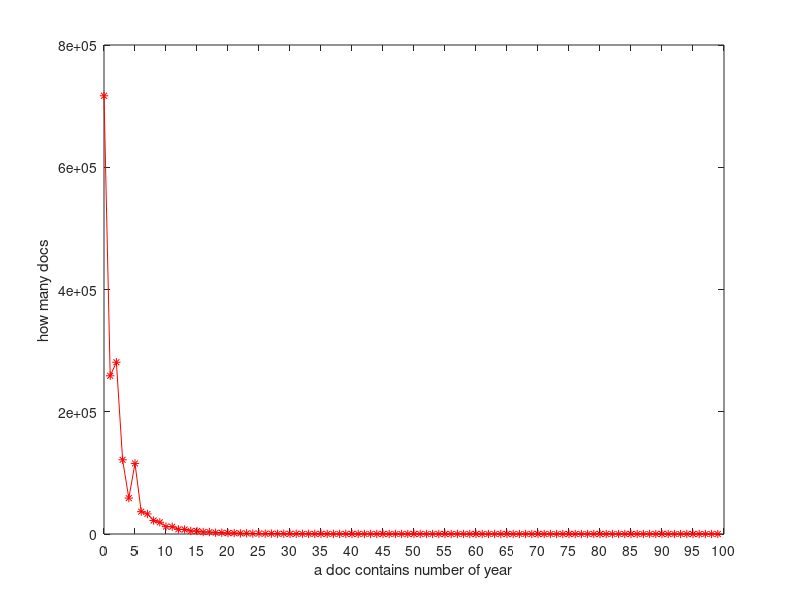

MATLAB code for this plot:
x=[0:1:99];
y=[716939,258823,280975,121426,58778,115478,36540,32860,22023,19136,12119,11906,7636,7349,4919,4793,3180,3278,2133,2127,1487,1586,1031,1147,714,782,524,625,380,429,296,370,265,302,170,243,143,177,150,161,91,128,92,118,75,120,66,74,59,58,44,64,36,66,25,59,31,54,17,41,15,35,20,29,17,41,6,33,7,22,6,20,4,21,5,19,3,4,12,5,11,1,7,3,6,2,10,8,12,4,11,1,10,2,4,2,4,1,7,1,];
plot(x,y,'-r*');
xlabel('a doc contains number of year')
ylabel('how many docs')
xlim([0, 100]);
set(gca,'XTick',[0:5:100]);